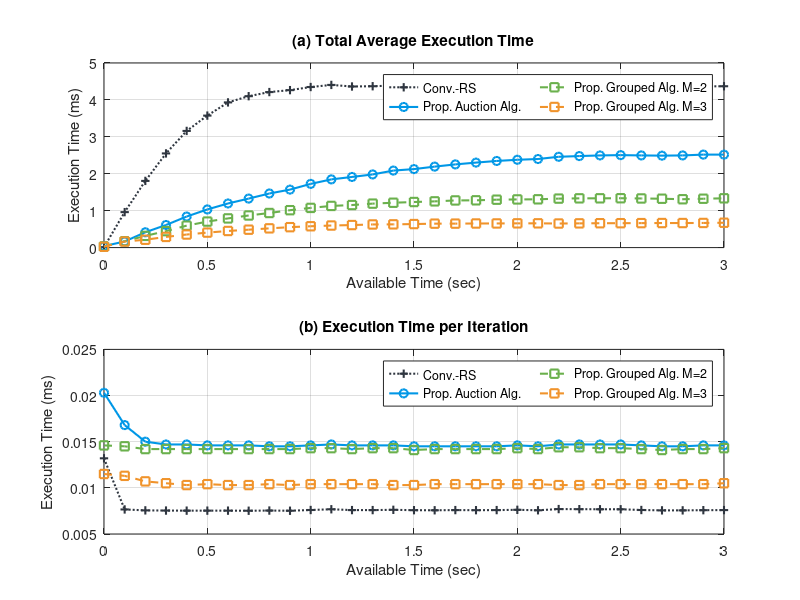

Write the MATLAB code that produced this figure.
% 3GW
% x-axis
avail_time = 0:0.1:3;

% total time
t_auc = [3.97E-05	0.000166115	0.000415442	0.000612082	0.000840938	0.001033395	0.001194922	0.001327479	0.001465045	0.00157048	0.001725303	0.001847442	0.001913225	0.00198139	0.002085828	0.002126161	0.002193126	0.002253035	0.0023021	0.002346322	0.002378403	0.002398893	0.002459485	0.002478969	0.002496138	0.002504493	0.002496098	0.002490439	0.002496222	0.002518469	0.00251824	0.00251812	0.002533238	0.002538578	0.002548666	0.002574381	0.002559972	0.00257741	0.002550426	0.002561635	0.002564905];
t_2grp = [2.92E-05	0.000171212	0.000317264	0.000445849	0.000594358	0.000704704	0.000790449	0.000869449	0.000936673	0.001013024	0.001074864	0.001128507	0.001152527	0.001190761	0.001214823	0.001234359	0.001252044	0.001277209	0.001280458	0.001297287	0.001304645	0.001307583	0.001326717	0.001333862	0.001334571	0.001336776	0.001330565	0.001323389	0.001309302	0.001323222	0.001334776	0.001339234	0.001344958	0.001350032	0.001355347	0.001363787	0.001357407	0.001363949	0.001354869	0.001358933	0.001359179];
t_3grp = [2.31E-05	0.000164392	0.000212608	0.000288992	0.000353865	0.000405916	0.000449843	0.000484899	0.00052109	0.000553221	0.000577998	0.000597498	0.000610336	0.000626572	0.000629358	0.000637229	0.00064831	0.000649256	0.000652575	0.000653893	0.00065667	6.57E-04	6.52E-04	6.56E-04	6.60E-04	6.61E-04	6.63E-04	6.65E-04	6.65E-04	6.67E-04	6.73E-04	0.000652847	0.000652323	0.000656736	0.000654875	0.000655571	0.000656756	0.000658208	0.000658238	0.000658465	0.000656282];
t_cnv = [1.23E-05	0.000960592	0.001806189	0.002550494	0.003159814	0.003574807	0.003932326	0.004100518	0.004212137	0.004264411	0.0043489	0.004405792	0.004363128	0.004370344	0.00438783	0.00436609	0.004359354	0.004373217	0.004366744	0.004369196	0.004385676	0.004355883	0.004430498	0.004427898	0.004424188	0.004421752	0.004374616	0.004353228	0.004352289	0.004365545	0.004369884	0.004318991	0.004349687	0.004361921	0.004373821	0.004416255	0.004379889	0.004420229	0.004376318	0.004385566	0.004384332];

% time per iteration
t_auc_avg = [2.03E-05	1.68E-05	1.50E-05	1.47E-05	1.47E-05	1.46E-05	1.46E-05	1.46E-05	1.45E-05	1.45E-05	1.46E-05	1.47E-05	1.46E-05	1.46E-05	1.46E-05	1.45E-05	1.45E-05	1.45E-05	1.45E-05	1.45E-05	1.46E-05	1.45E-05	1.47E-05	1.47E-05	1.47E-05	1.47E-05	1.46E-05	1.45E-05	1.45E-05	1.46E-05	1.46E-05	1.46E-05	1.46E-05	1.47E-05	1.47E-05	1.48E-05	1.48E-05	1.49E-05	1.47E-05	1.48E-05	1.48E-05];
t_2grp_avg = [1.46E-05	1.45E-05	1.42E-05	1.42E-05	1.42E-05	1.42E-05	1.42E-05	1.42E-05	1.42E-05	1.42E-05	1.43E-05	1.43E-05	1.42E-05	1.43E-05	1.43E-05	1.41E-05	1.42E-05	1.42E-05	1.42E-05	1.42E-05	1.43E-05	1.42E-05	1.44E-05	1.44E-05	1.43E-05	1.43E-05	1.42E-05	1.41E-05	1.42E-05	1.42E-05	1.43E-05	1.43E-05	1.43E-05	1.44E-05	1.45E-05	1.46E-05	1.45E-05	1.45E-05	1.45E-05	1.45E-05	1.45E-05];
t_3grp_avg = [1.15E-05	1.13E-05	1.07E-05	1.05E-05	1.03E-05	1.04E-05	1.03E-05	1.03E-05	1.04E-05	1.03E-05	1.04E-05	1.04E-05	1.04E-05	1.04E-05	1.03E-05	1.03E-05	1.04E-05	1.04E-05	1.04E-05	1.04E-05	1.04E-05	1.04E-05	1.03E-05	1.03E-05	1.04E-05	1.04E-05	1.04E-05	1.04E-05	1.04E-05	1.04E-05	1.05E-05	1.02E-05	1.02E-05	1.02E-05	1.03E-05	1.02E-05	1.02E-05	1.03E-05	1.03E-05	1.03E-05	1.03E-05];
t_cnv_avg = [1.32E-05	7.66E-06	7.56E-06	7.54E-06	7.53E-06	7.53E-06	7.53E-06	7.52E-06	7.54E-06	7.52E-06	7.60E-06	7.68E-06	7.59E-06	7.59E-06	7.62E-06	7.58E-06	7.57E-06	7.59E-06	7.58E-06	7.59E-06	7.62E-06	7.57E-06	7.70E-06	7.69E-06	7.68E-06	7.68E-06	7.60E-06	7.56E-06	7.56E-06	7.58E-06	7.59E-06	7.50E-06	7.55E-06	7.58E-06	7.60E-06	7.67E-06	7.61E-06	7.68E-06	7.60E-06	7.62E-06	7.61E-06];


% Plot time complexity
figure(2)
subplot(211)
plot(avail_time, t_cnv(1:1:31)*1e3, ':+', 'color', "#2f3640", 'LineWidth', 1.5); hold on
plot(avail_time, t_auc(1:1:31)*1e3,  '-o', 'color', "#0097e6", 'LineWidth', 1.5); hold on
plot(avail_time, t_2grp(1:1:31)*1e3,'--square', 'color', "#6ab04c", 'LineWidth', 1.5); hold on
plot(avail_time, t_3grp(1:1:31)*1e3,'--square', 'Color',  "#f0932b", 'LineWidth', 1.5); hold off
% axis([0 3 0 1.6])
grid on
title('(a) Total Average Execution Time')
xlabel('Available Time (sec)')
ylabel('Execution Time (ms)')
ylim([0 5])
legend('Conv.-RS', 'Prop. Auction Alg.', 'Prop. Grouped Alg. M=2', 'Prop. Grouped Alg. M=3', 'NumColumns',2)

subplot(212)
plot(avail_time, t_cnv_avg(1:1:31)*1e3, ':+', 'color', "#2f3640", 'LineWidth', 1.5); hold on
plot(avail_time, t_auc_avg(1:1:31)*1e3, '-o', 'color', "#0097e6", 'LineWidth', 1.5); hold on
plot(avail_time, t_2grp_avg(1:1:31)*1e3, '--square', 'color', "#6ab04c", 'LineWidth', 1.5); hold on
plot(avail_time, t_3grp_avg(1:1:31)*1e3, '--square', 'Color',  "#f0932b", 'LineWidth', 1.5); hold off
% axis([0 3 0 0.015])
grid on
title('(b) Execution Time per Iteration')
xlabel('Available Time (sec)')
ylabel('Execution Time (ms)')
legend('Conv.-RS', 'Prop. Auction Alg.', 'Prop. Grouped Alg. M=2', 'Prop. Grouped Alg. M=3', 'NumColumns',2)
